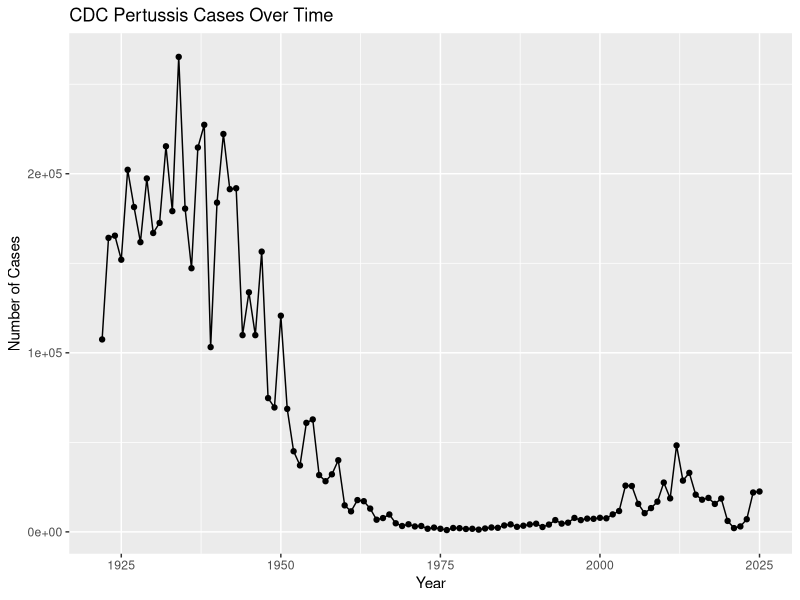
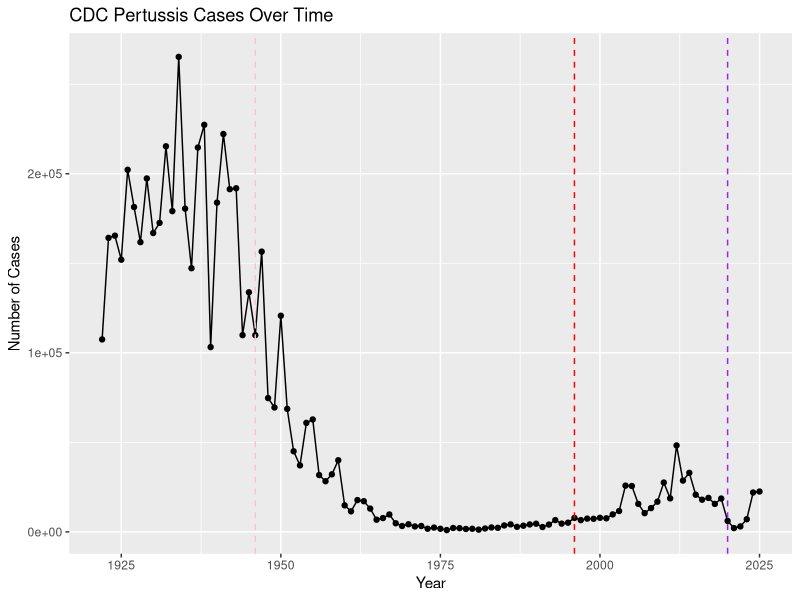

R code for these plots, in order: (Note: this script raises an error after producing the figures.)
## ---- chunk 1
cdc <- data.frame(
                                 Year = c(1922L,1923L,1924L,1925L,
                                          1926L,1927L,1928L,1929L,1930L,1931L,
                                          1932L,1933L,1934L,1935L,1936L,
                                          1937L,1938L,1939L,1940L,1941L,1942L,
                                          1943L,1944L,1945L,1946L,1947L,
                                          1948L,1949L,1950L,1951L,1952L,
                                          1953L,1954L,1955L,1956L,1957L,1958L,
                                          1959L,1960L,1961L,1962L,1963L,
                                          1964L,1965L,1966L,1967L,1968L,1969L,
                                          1970L,1971L,1972L,1973L,1974L,
                                          1975L,1976L,1977L,1978L,1979L,1980L,
                                          1981L,1982L,1983L,1984L,1985L,
                                          1986L,1987L,1988L,1989L,1990L,
                                          1991L,1992L,1993L,1994L,1995L,1996L,
                                          1997L,1998L,1999L,2000L,2001L,
                                          2002L,2003L,2004L,2005L,2006L,2007L,
                                          2008L,2009L,2010L,2011L,2012L,
                                          2013L,2014L,2015L,2016L,2017L,2018L,
                                          2019L,2020L,2021L,2022L,2023L,2024L, 2025L),
         Cases = c(107473,164191,165418,152003,
                                          202210,181411,161799,197371,
                                          166914,172559,215343,179135,265269,
                                          180518,147237,214652,227319,103188,
                                          183866,222202,191383,191890,109873,
                                          133792,109860,156517,74715,69479,
                                          120718,68687,45030,37129,60886,
                                          62786,31732,28295,32148,40005,
                                          14809,11468,17749,17135,13005,6799,
                                          7717,9718,4810,3285,4249,3036,
                                          3287,1759,2402,1738,1010,2177,2063,
                                          1623,1730,1248,1895,2463,2276,
                                          3589,4195,2823,3450,4157,4570,
                                          2719,4083,6586,4617,5137,7796,6564,
                                          7405,7298,7867,7580,9771,11647,
                                          25827,25616,15632,10454,13278,
                                          16858,27550,18719,48277,28639,32971,
                                          20762,17972,18975,15609,18617,
                                          6124,2116,3044,7063,21996,22538 )
       )
## ---- chunk 2
library(ggplot2)
ggplot(cdc) +
  aes(x = Year, y = Cases) +
  geom_point() +
  geom_line() +
  labs(title = "CDC Pertussis Cases Over Time",
       x = "Year",
       y = "Number of Cases")
## ---- chunk 3
ggplot(cdc) +
  aes(x = Year, y = Cases) +
  geom_point() +
  geom_line() +
  geom_vline(xintercept = 1946, col="pink", lty=2) +
  geom_vline(xintercept = 1996, col="red", lty =2) +
  geom_vline(xintercept = 2020, col="purple", lty =2) +
  labs(title = "CDC Pertussis Cases Over Time",
       x = "Year",
       y = "Number of Cases")
## ---- chunk 4
library(jsonlite)
subject <- read_json("https://www.cmi-pb.org/api/v5_1/subject", 
                     simplifyVector = TRUE)
head(subject)
## ---- chunk 5
table(subject$infancy_vac)
## ---- chunk 6
table(subject$biological_sex)
## ---- chunk 7
library(lubridate)
## ---- chunk 8
today()
## ---- chunk 9
today() - ymd("2000-01-01")
## ---- chunk 10
time_length(today() - ymd("2000-01-01"), "years")
## ---- chunk 11
subject$age <- today() - ymd(subject$year_of_birth)
## ---- chunk 12
time_length(mean(subject$age[subject$infancy_vac == "wP"]), "years")
## ---- chunk 13
time_length(mean(subject$age[subject$infancy_vac == "aP"]), "years")
## ---- chunk 14
subject$age_at_boost <- ymd(subject$date_of_boost) - ymd(subject$year_of_birth)
## ---- chunk 15
time_length(subject$age_at_boost, "years")
## ---- chunk 16
ggplot(subject) +
  aes(time_length(age, "year"),
      fill = as.factor(infancy_vac)) +
  geom_histogram(show.legend = FALSE) +
  facet_wrap(vars(infancy_vac), nrow = 2) +
  xlab("Age in years")
## ---- chunk 17
table(subject$race, subject$biological_sex)
## ---- chunk 18
speciman <- read_json("http://cmi-pb.org/api/v5_1/specimen", simplifyVector = T)
ab_titer <- read_json("http://cmi-pb.org/api/v5_1/plasma_ab_titer", simplifyVector = T)
## ---- chunk 19
head(speciman)
## ---- chunk 20
head(ab_titer)
## ---- chunk 21
library(dplyr)
meta <- inner_join(subject, speciman)
head(meta)
## ---- chunk 22
abdata <- inner_join(ab_titer, meta)
head(abdata)
## ---- chunk 23
table(abdata$isotype)
## ---- chunk 24
table(abdata$antigen)
## ---- chunk 25
table(abdata$dataset)
## ---- chunk 26
igg <- abdata |> 
  filter(isotype=="IgG")
head(igg)
## ---- chunk 27
ggplot(igg) +
  aes(MFI_normalised, antigen) +
  geom_boxplot()
## ---- chunk 28
pt_ova <- igg |> 
  filter(antigen %in% c("PT", "OVA"))
## ---- chunk 29
ggplot(pt_ova) +
  aes(MFI_normalised, antigen) +
  geom_boxplot()
## ---- chunk 30
ggplot(igg) +
  aes(MFI_normalised, antigen, col=infancy_vac) +
  geom_boxplot()
## ---- chunk 31
ggplot(igg) +
  aes(MFI_normalised, antigen,) +
  geom_boxplot() + 
  facet_wrap(~infancy_vac)
## ---- chunk 32
ggplot(igg) +
  aes(MFI_normalised, antigen, col=infancy_vac) +
  geom_boxplot() + 
  facet_wrap(~visit)
## ---- chunk 33
abdata.21 <- abdata %>% filter(dataset == "2021_dataset")

abdata.21 %>% 
  filter(isotype == "IgG",  antigen == "PT") %>%
  ggplot() +
    aes(x=planned_day_relative_to_boost,
        y=MFI_normalised,
        col=infancy_vac,
        group=subject_id) +
    geom_point() +
    geom_line() +
    geom_vline(xintercept=0, linetype="dashed") +
    geom_vline(xintercept=14, linetype="dashed") +
  labs(title="2021 dataset IgG PT",
       subtitle = "Dashed lines indicate day 0 (pre-boost) and 14 (apparent peak levels)")
